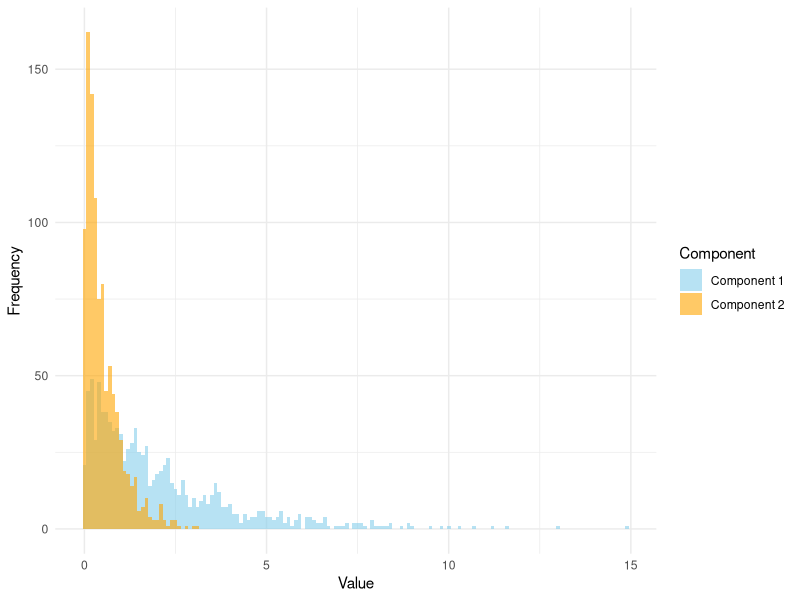
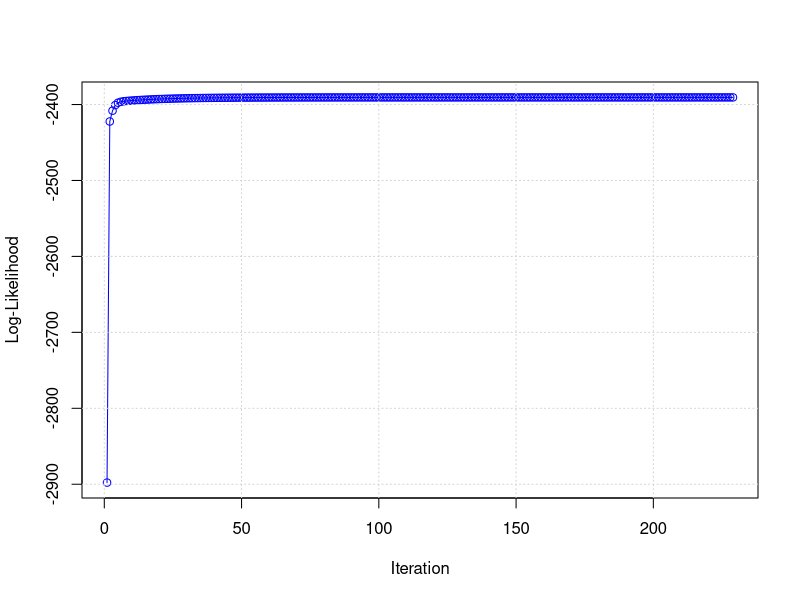
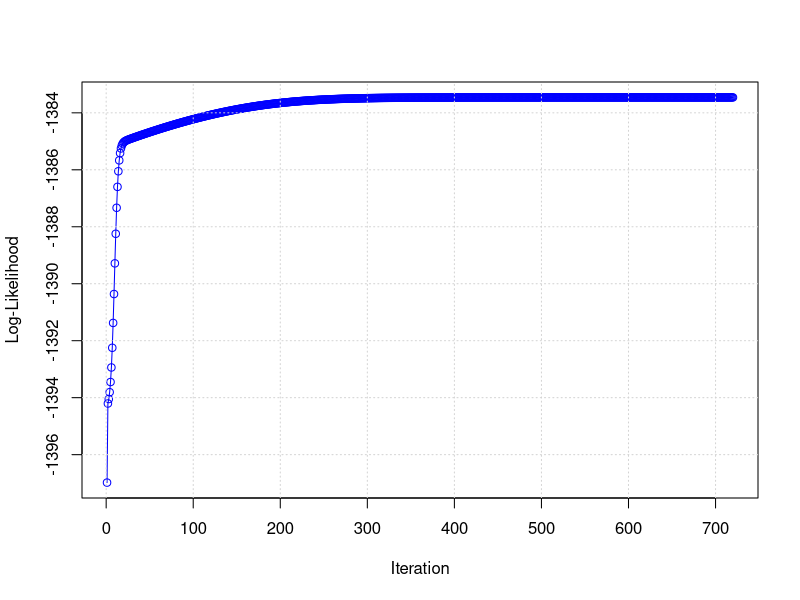

Write R code to recreate these figures, in order.
## ---- chunk 1
knitr::opts_chunk$set(fig.width=5, fig.height=3.5, 
                      cache=FALSE) 
## ---- chunk 2
set.seed(1234)
# sample
n_samples <- 2000          
true_rates <- c(0.5, 2.0)  
true_proportions <- c(0.5, 0.5)  

# Sample group assignments (1 or 2) based on mixing proportions
component_labels <- sample(1:2, n_samples, replace = TRUE, prob = true_proportions)

# Stage 2: Generate data from the corresponding exponential 
# distribution based on the group assignment
data <- numeric(n_samples)  # Initialize the data vector
# Generate data for group 1 (rate = 0.5)
data[component_labels == 1] <- rexp(sum(component_labels == 1), rate = true_rates[1])
# Generate data for group 2 (rate = 2.0)
data[component_labels == 2] <- rexp(sum(component_labels == 2), rate = true_rates[2])
## ---- chunk 3
library(ggplot2)
# Create a data frame for plotting
plot_data <- data.frame(
  Value = data,  # Data points
  Component = factor(component_labels, labels = c("Component 1", "Component 2"))  # Component labels
)

# Plot the data using ggplot2
ggplot(plot_data, aes(x = Value, fill = Component)) +
  geom_histogram(binwidth = 0.1, position = "identity", alpha = 0.6) +
  scale_fill_manual(values = c("skyblue", "orange")) +  # Set colors for the components
  labs(
    x = "Value",
    y = "Frequency",
    fill = "Component"
  ) +
  theme_minimal() +
  theme(plot.title = element_blank())  # Remove the title
## ---- chunk 4
exponentialMixture <- function(data, K, max_iter = 1000, tol = 1e-5) {
  n <- length(data)
  pi <- rep(1/K, K)  # mixing proportions
  lambda <- runif(K, 0.1, 1)  # rate parameters
  log_likelihoods <- numeric(max_iter)  # store log-likelihood values

  for (iter in 1:max_iter) {   # E-step: numerator of the gammas
    gamma <- matrix(NA, nrow = n, ncol = K)
    for (k in 1:K) {
      gamma[, k] <- pi[k] * dexp(data, rate = lambda[k])
    }
    row_sums <- rowSums(gamma) # denominator of the gammas
    gamma <- gamma / row_sums  # normalize probabilities

    pi_old <- pi; lambda_old <- lambda
    # M-step: Update mixing proportions and rate parameters
    pi <- colMeans(gamma)  # update mixing proportions
    for (k in 1:K) {
      lambda[k] <- sum(gamma[, k]) / sum(gamma[, k] * data)  # update rate parameters
    }

    log_likelihoods[iter] <- sum(log(row_sums)) # calculate log-likelihood

    if (max(abs(pi - pi_old)) < tol && max(abs(lambda - lambda_old)) < tol) {
      log_likelihoods <- log_likelihoods[1:iter]  # trim to the number of iterations
      cat("Convergence reached at iteration", iter,
          "with log-likelihood:", log_likelihoods[iter], "\n")
      break
    }
  }
  return(list(pi = pi, lambda = lambda, log_likelihood = log_likelihoods))
}
## ---- chunk 5
set.seed(1234)
library(knitr)
# Fit the mixture model
result <- exponentialMixture(data, K = 2)

# Create a data frame to display the results in a table
results_table <- data.frame(
  "Component" = 1:2,
  "Estimated Mixing Proportion" = round(result$pi, 4),
  "Estimated Rate Parameter (lambda)" = round(result$lambda, 4)
)

# move results to a table
kable(results_table, caption = "Estimated Parameters for the Mixture Model", format = "pipe")
## ---- chunk 6
log_likelihoods <- result$log_likelihood
plot(log_likelihoods, type = "o", col = "blue", xlab = "Iteration", 
     ylab = "Log-Likelihood")
grid()
## ---- chunk 7
# Simulation parameters
set.seed(123)  # For reproducibility
n_samples <- 1000  # Number of samples
true_rates <- c(0.5, 1.5)  # True rate parameters for two components
true_proportions <- c(0.6, 0.4)  # True mixing proportions

# Generate synthetic data 
data <- c(rexp(n_samples * true_proportions[1], rate = true_rates[1]),
          rexp(n_samples * true_proportions[2], rate = true_rates[2]))
## ---- chunk 8
# Fit the mixture model
result <- exponentialMixture(data, K = 2)

# Create a data frame to display the results in a table
results_table <- data.frame(
  "Component" = 1:2,
  "Estimated Mixing Proportion" = round(result$pi, 4),
  "Estimated Rate Parameter (lambda)" = round(result$lambda, 4)
)

# move results to a table
kable(results_table, caption = "Estimated Parameters for the Mixture Model", format = "pipe")
## ---- chunk 9
log_likelihoods <- result$log_likelihood
plot(log_likelihoods, type = "o", col = "blue", xlab = "Iteration", 
     ylab = "Log-Likelihood")
grid()
